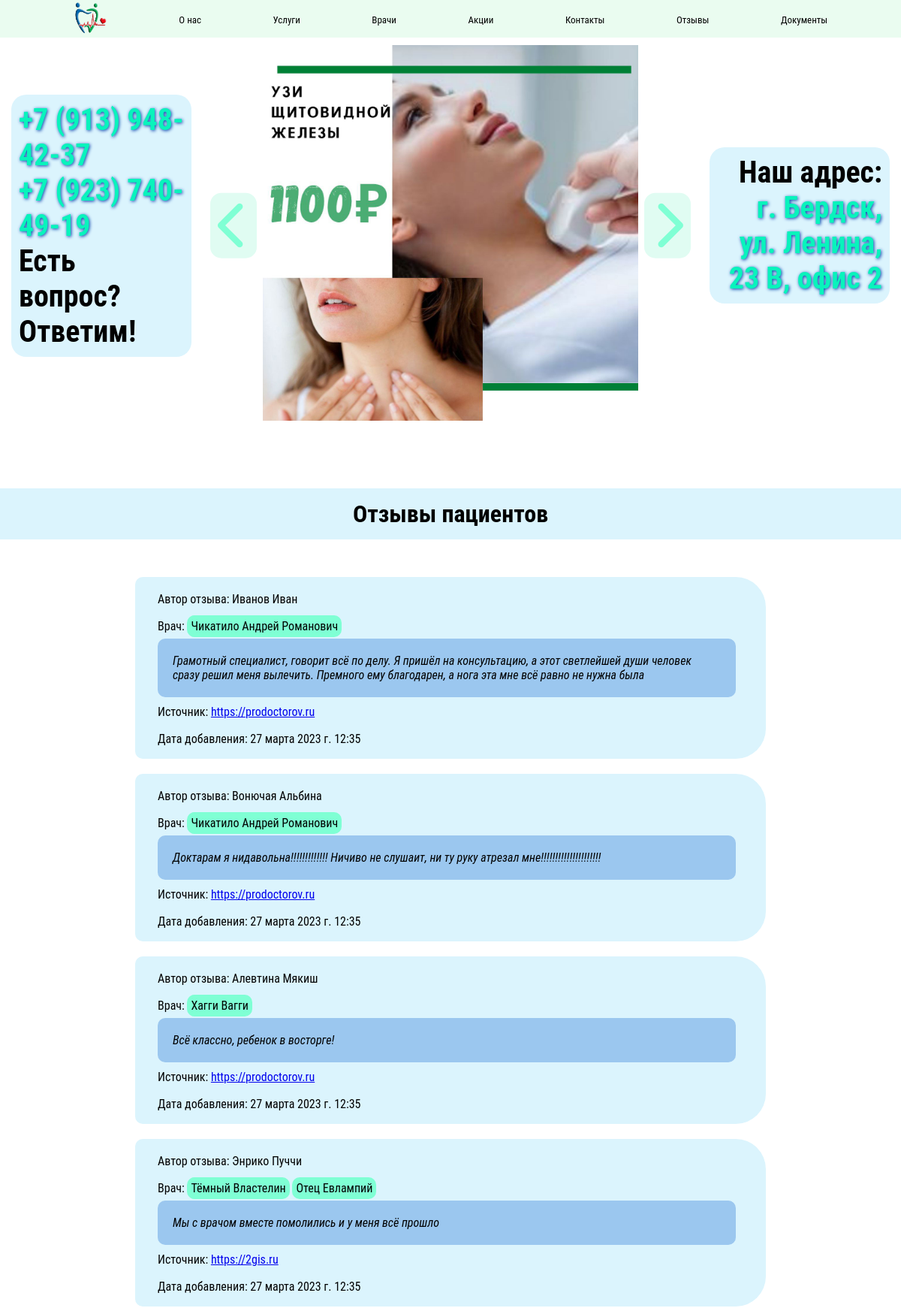
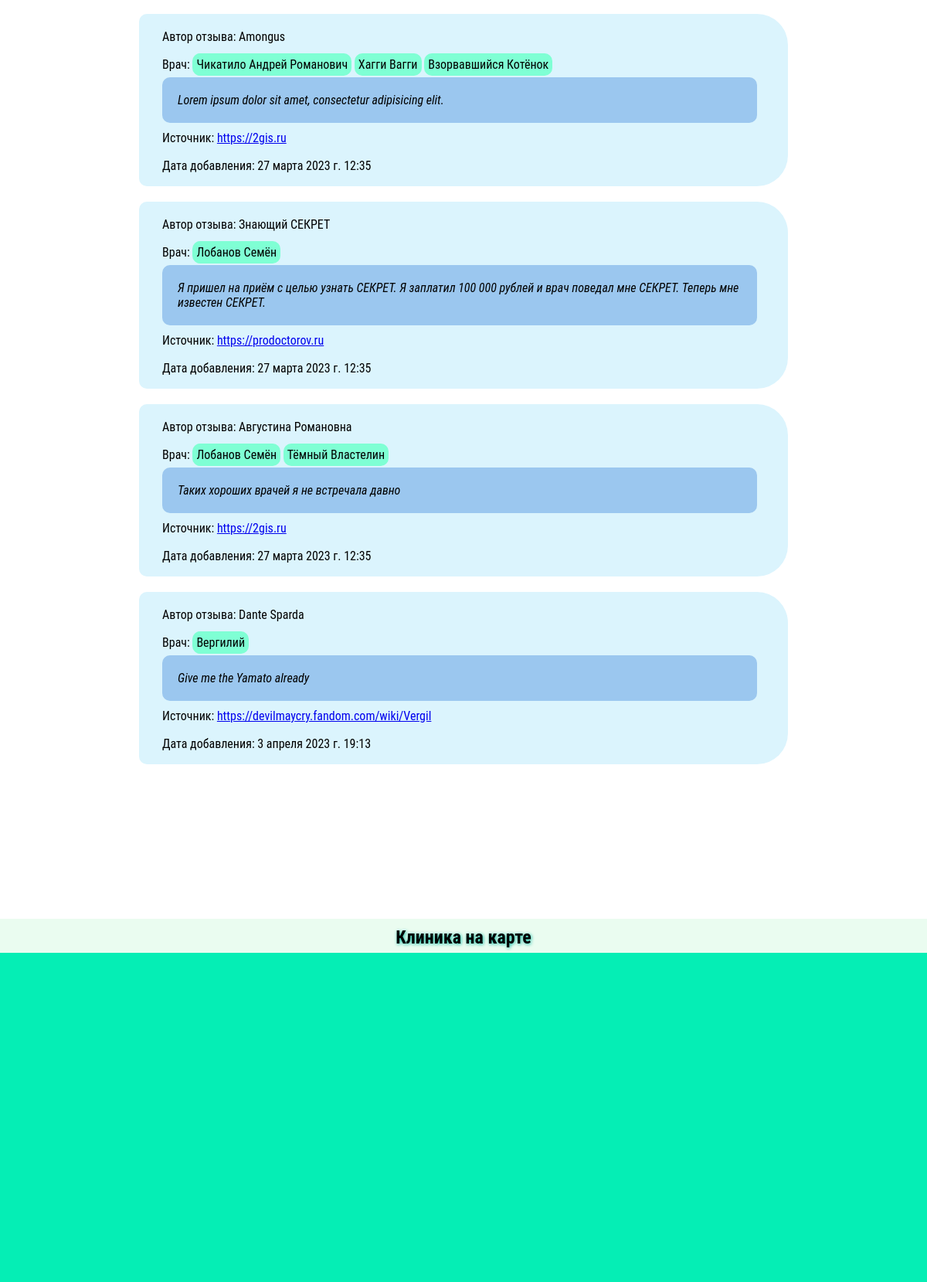
The app's page /отзывы (upper part) with its own data (2 pictures, top to bottom).
### main/models.py (models this page shows, shortened)
class CarouselPicture(models.Model):
    picture = models.FileField(upload_to='carousel_pictures', verbose_name='Изображение')
    description = models.CharField('Короткое описание', max_length=150)
    class Meta:
        verbose_name = 'Изображение для слайд-шоу'
        verbose_name_plural = 'Изображения для слайд-шоу'

class Review(models.Model):
    doctors_mentioned = models.ManyToManyField(Doctor, verbose_name='Доктора, о которых идёт речь')
    source = models.CharField('Ссылка на источник', max_length=300)
    author = models.CharField('Автор', max_length=150)
    text = models.TextField('Отзыв')
    creation_time = models.DateTimeField(auto_now_add=True, null=True)
    class Meta:
        verbose_name = 'Отзыв'
        verbose_name_plural = 'Отзывы'

class Doctor(models.Model):
    name = models.CharField('Фамилия, имя и отчество врача', max_length=150, unique=True)
    picture = models.FileField('Фото врача', upload_to='doctors_pictures/%Y/%m/%d')
    speciality = models.CharField('Специализация', max_length=300)
    experience = models.CharField('Стаж работы', max_length=100)
    education = models.TextField('Образование')
    additional_qualification = models.TextField('Повышение квалификации', blank=True)
    services = models.ManyToManyField(Service, verbose_name='Услуги')
    slug = models.SlugField('Ссылка, которая будет вести к врачу. Это поле заполняется само, не нужно его трогать. Вписав сюда что-то, вы ничего не испортите, но и лучше от этого не станет.', blank=True, allow_unicode=True)
    def get_absolute_url(self):
        return reverse('doctor', kwargs={'name_slug': self.slug})
    def __str__(self):
        return self.name
    class Meta:
        verbose_name = 'Врач'
        verbose_name_plural = 'Врачи'

### main/templatetags/main_tags.py (called while the page is built)
@register.filter
def get_doctor_absolute_url_by_name(doctor_name):
    return Doctor.objects.get(name=doctor_name).get_absolute_url()

@register.inclusion_tag('main/carousel-ul.html')
def get_carousel_list():
    images = CarouselPicture.objects.all()
    slides_dict = {}
    inactive_list_items = []
    for index in range(len(images)):
        if index == 0:
            slides_dict['active_slide'] = images[index]
        else:
            inactive_list_items.append(images[index])
    slides_dict['inactive_slides'] = inactive_list_items
    return {'slides_dict': slides_dict}

### main/views.py (called while the page is built, shortened)
def reviews(request):
    error = ''
    form = CallRequestForm()
    our_reviews = Review.objects.all()
    context = {
        'title': 'ЭМР - отзывы пациентов',
        'reviews': our_reviews,
        'yandex_map_apikey': config('YANDEX_MAP_APIKEY'),
        'form': form,
        'error': error
    }
    return render(request, 'main/reviews.html', context=context)

### main/templates/main/reviews.html (shortened to what this page needs)
{% extends 'main/base.html' %}
{% load main_tags %}
{% block content %}
    <h1 class="main-header">Отзывы пациентов</h1>
    <div class="review-box">
        {% if reviews %}
            <div>
            <ul class="review-list">
            {% for review in reviews %}
                <li class="review-list-item">
                    <p class="review-paragraph">Автор отзыва: {{ review.author }}</p>
                    <p class="review-paragraph">Врач:
                        {% for doctor_id in review.doctors_mentioned.all %}
                            <a class="reviews-doctor-link" href="{{ doctor_id|get_doctor_absolute_url_by_name }}">{{ doctor_id }}</a>
                        {% endfor %}
                    </p>
                    <p class="review-paragraph-main">{{ review.text }}</p>
                    <p class="review-paragraph">Источник: <a href="{{ review.source }}">{{ review.source }}</a></p>
                    <p class="review-paragraph">Дата добавления: {{ review.creation_time }}</p>
                </li>
            {% endfor %}
            </ul></div>
        {% else %}
            <p>Отзывов пока нет</p>
        {% endif %}
    </div>
{% endblock %}

### main/templates/main/carousel-ul.html (shortened to what this page needs)
<ul data-slides>
    <li class="slide" data-active><img src="{{ slides_dict.active_slide.picture.url }}" alt="{{ slides_dict.active_slide.picture.description }}"></li>
</ul>

### main/static/main/css/carousel-desktop.css (style rules this page uses)
.carousel ul { padding: 0; margin: 0; list-style: none; }
.slide { position: absolute; inset: 0; opacity: 0; transition: 400ms opacity ease-in-out; transition-delay: 400ms; }
.slide[data-active] { opacity: 1; transition-delay: 0ms; z-index: 1; }
.slide img { display: block; width: 100%; height: auto; object-position: center; object-fit: cover; margin-top: 10px; margin-bottom: 20px; }

### main/static/main/css/reviews-desktop.css (style rules this page uses)
.review-box { position: relative; display: flex; flex-direction: column; align-items: center; max-width: 70%; left: 15%; right: auto; }
.review-list { list-style: none; text-align: left; transition: all 0.7s linear; min-width: 100%; }
.review-list-item { border-radius: 10px 40px 40px 10px; background-color: #dbf4fd; margin-top: 20px; padding-left: 30px; padding-top: 10px; padding-bottom: 10px; transition: all 0.7s linear; min-width: 100%; }
.review-paragraph { margin-top: 4px; line-height: 2; }
.review-paragraph-main { background-color: #9bc7ef; padding: 20px; max-width: 95%; border-radius: 10px; color: black; font-style: italic; transition: all 0.7s linear; }
.reviews-doctor-link { text-decoration: none; color: black; background-color: aquamarine; padding: 5px; border-radius: 10px; transition: all 0.3s linear; }

### main/static/main/css/other.css (style rules this page uses)
* { padding: 0; margin: 0; font-family: 'Roboto Condensed', sans-serif; box-sizing: border-box; }
*::before, *::after { box-sizing: border-box; }
body, html { overflow-x: hidden; }
.main-header { padding: 15px; width: 100%; background-color: #dbf4fd; margin-bottom: 30px; }

### records on screen
CarouselPicture: active_slide.picture (picture)
Review: author "Иванов Иван", text "Грамотный специалист, говорит всё по делу. Я пришёл на консультацию, а этот светлейшей души человек сразу решил меня вылечить. Премного ему благодарен, а нога эта мне всё равно не нужна была", source "https://prodoctorov.ru", creation_time "27 марта 2023 г. 12:35"
Doctor: name "Чикатило Андрей Романович"
Review: author "Вонючая Альбина", text "Доктарам я нидавольна!!!!!!!!!!!!! Ничиво не слушаит, ни ту руку атрезал мне!!!!!!!!!!!!!!!!!!!!!", source "https://prodoctorov.ru", creation_time "27 марта 2023 г. 12:35"
Review: author "Алевтина Мякиш", text "Всё классно, ребенок в восторге!", source "https://prodoctorov.ru", creation_time "27 марта 2023 г. 12:35"
Doctor: name "Хагги Вагги"
Review: author "Энрико Пуччи", text "Мы с врачом вместе помолились и у меня всё прошло", source "https://2gis.ru", creation_time "27 марта 2023 г. 12:35"
Doctor: name "Тёмный Властелин"
Doctor: name "Отец Евлампий"
Review: author "Amongus", text "Lorem ipsum dolor sit amet, consectetur adipisicing elit.", source "https://2gis.ru", creation_time "27 марта 2023 г. 12:35"
Doctor: name "Взорвавшийся Котёнок"
Review: author "Знающий СЕКРЕТ", text "Я пришел на приём с целью узнать СЕКРЕТ. Я заплатил 100 000 рублей и врач поведал мне СЕКРЕТ. Теперь мне известен СЕКРЕТ.", source "https://prodoctorov.ru", creation_time "27 марта 2023 г. 12:35"
Doctor: name "Лобанов Семён"
Review: author "Августина Романовна", text "Таких хороших врачей я не встречала давно", source "https://2gis.ru", creation_time "27 марта 2023 г. 12:35"
Review: author "Dante Sparda", text "Give me the Yamato already", source "https://devilmaycry.fandom.com/wiki/Vergil", creation_time "3 апреля 2023 г. 19:13"
Doctor: name "Вергилий"
